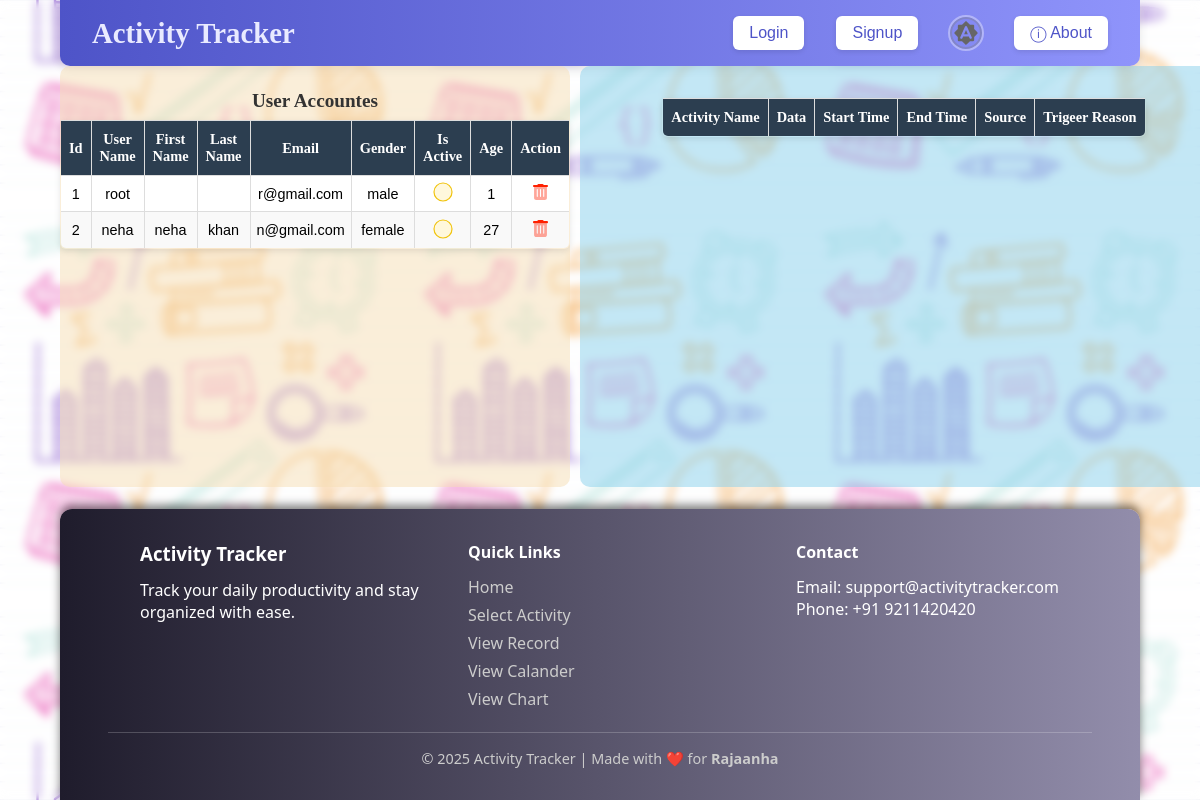
Before: /usr_acc_man/ with the older database file.
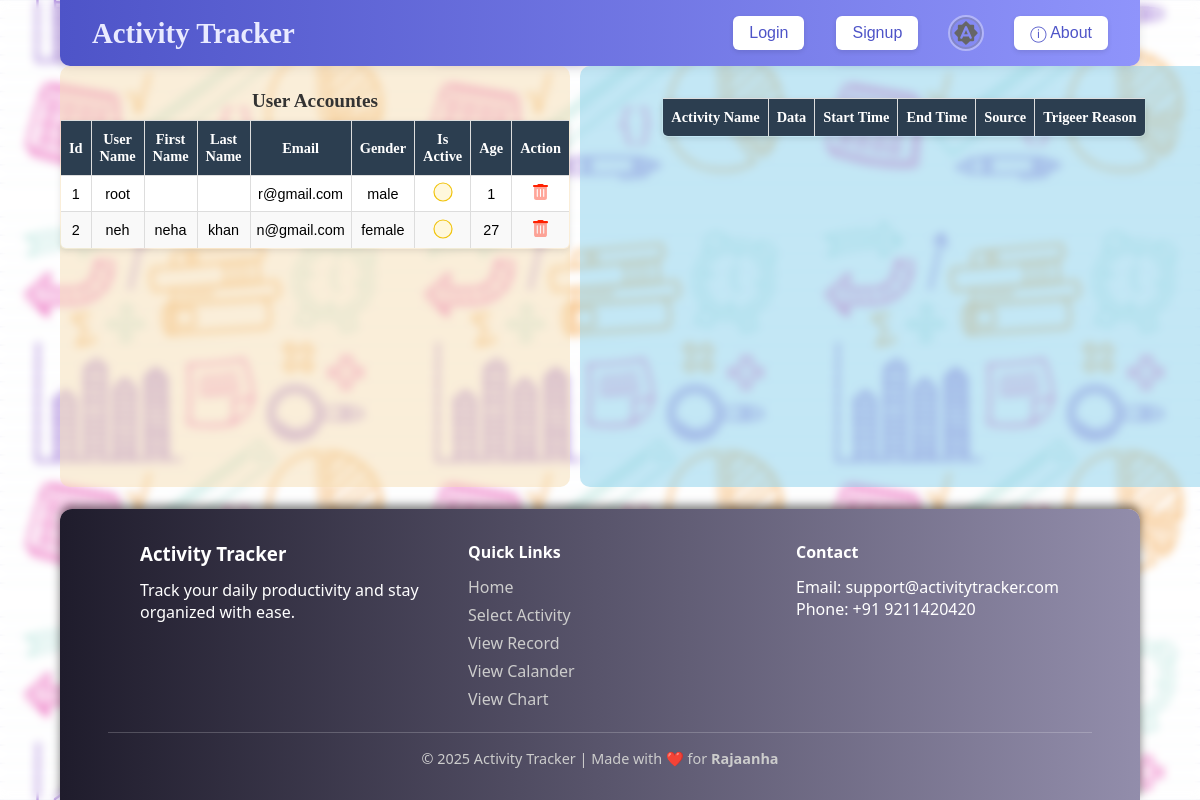
After: the same page with the newer database file.
### main/models.py (models this page shows)
class myuser(AbstractUser):
    phone= models.CharField(max_length=10, unique=True, validators=[RegexValidator(r'^\d{10}$')])
    gender= models.CharField(max_length=10, choices=[('male', 'Male'),('female', 'Female'), ('other', 'Other')], default='male')
    age = models.IntegerField(validators=[MinValueValidator(0),MaxValueValidator(100)], default=1, null=False)
    def __str__(self):
        return f"id:{self.id } usr_name:"+super().__str__()

### main/views.py (the view)
# urls.py: path('usr_acc_man/',  views.userAccountManage, name='userAccountManage'),
def userAccountManage(request, user_id=None, del_user_id=None):
    if del_user_id:
        user = get_object_or_404(myuser, usr_id = del_user_id)
        userAccData = list(myuser.objects.all().values('id','user_name', 'gender', 'age', 'pwd' ))
        return JsonResponse({'userAccData':userAccData, 'messages':{'tag':"sussess", 'msg':f"{del_user_id} data Sussefuy Deleted..."}}, safe=False)
    if user_id:
        userData = list(userRecords.objects.filter(usr_id=user_id).values('id', 'usr_id__username', 'activity_name', 'date', 'start_time', 'end_time', 'source', 'trigger'))
        return JsonResponse(userData, safe=False);
    else:
        all_users = myuser.objects.all()
        print(all_users)
        return render(request, 'userAccountManage.html', {'all_users': all_users})

### main/templates/userAccountManage.html (shortened to what this page needs)
{% extends 'base.html' %}
{% load static %}
{% block stylesheet %}
<link rel="stylesheet" href="{% static 'css/userAccountManage.css' %}">
{% endblock stylesheet %}
{% block content %}
<main>
    <div class="leftDiv">
        <table id="userAccountTable">
            <caption>User Accountes</caption>
            <thead>
                <tr>
                    <th>id</th>
                    <th>User name</th>
                    <th>First Name</th>
                    <th>Last Name</th>
                    <th>Email</th>
                    <th>Gender</th>
                    <th>is Active</th>
                    <th>Age</th>
                    <th>Action</th>
                </tr>
            </thead>
            <tbody>
                {% for user in all_users %}
                <tr data-id="{{ user.id }}">
                    <td >{{ user.id }}</td>
                    <td>{{ user.username }}</td>
                    <td>{{ user.first_name }}</td>
                    <td>{{ user.last_name }}</td>
                    <td>{{ user.email }}</td>
                    <td>{{ user.gender }}</td>
                    <td><input type="checkbox" name="active" id="active" value="{{ user.is_active }}"></td>
                    <td>{{ user.age }}</td>
                    <td>
                        <button class="deleteBtn">
                            <img src="{% static 'img/trash-can.svg' %}"  alt="Delete" title="delete record" style="width:.9rem;">
                        </button>
                    </td>
                </tr>
                {% endfor %}
            </tbody>
        </table>
    </div>
    <div class="rightDiv">
        <table id="userDataTable">
            <caption></caption>
            <thead>
                <tr>
                    <th>Activity Name</th>
                    <th>Data</th>
                    <th>Start Time</th>
                    <th>End Time</th>
                    <th>Source</th>
                    <th>Trigeer Reason</th>
                </tr>
            </thead>
        </table>
    </div>
</main>
{% endblock content %}

Changed rows visible on the page:
changed myuser "neha": username "neha" → "neh"
